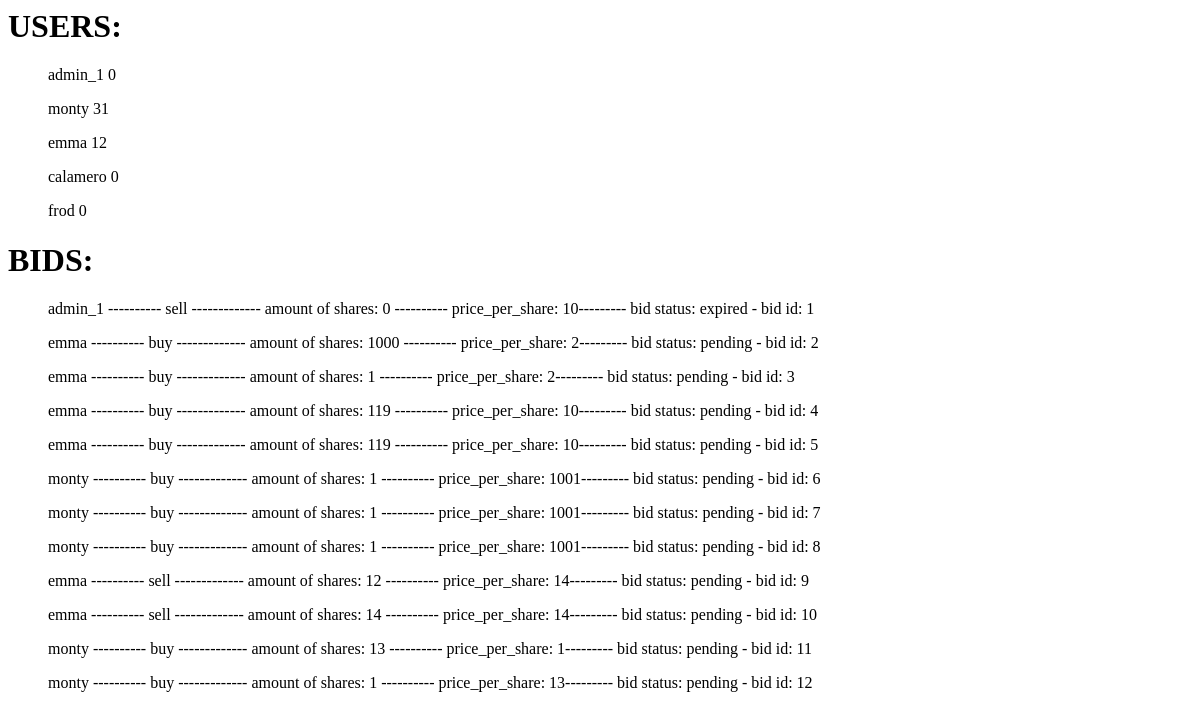
/users_and_bids_tables, run on an earlier commit of the app's database.
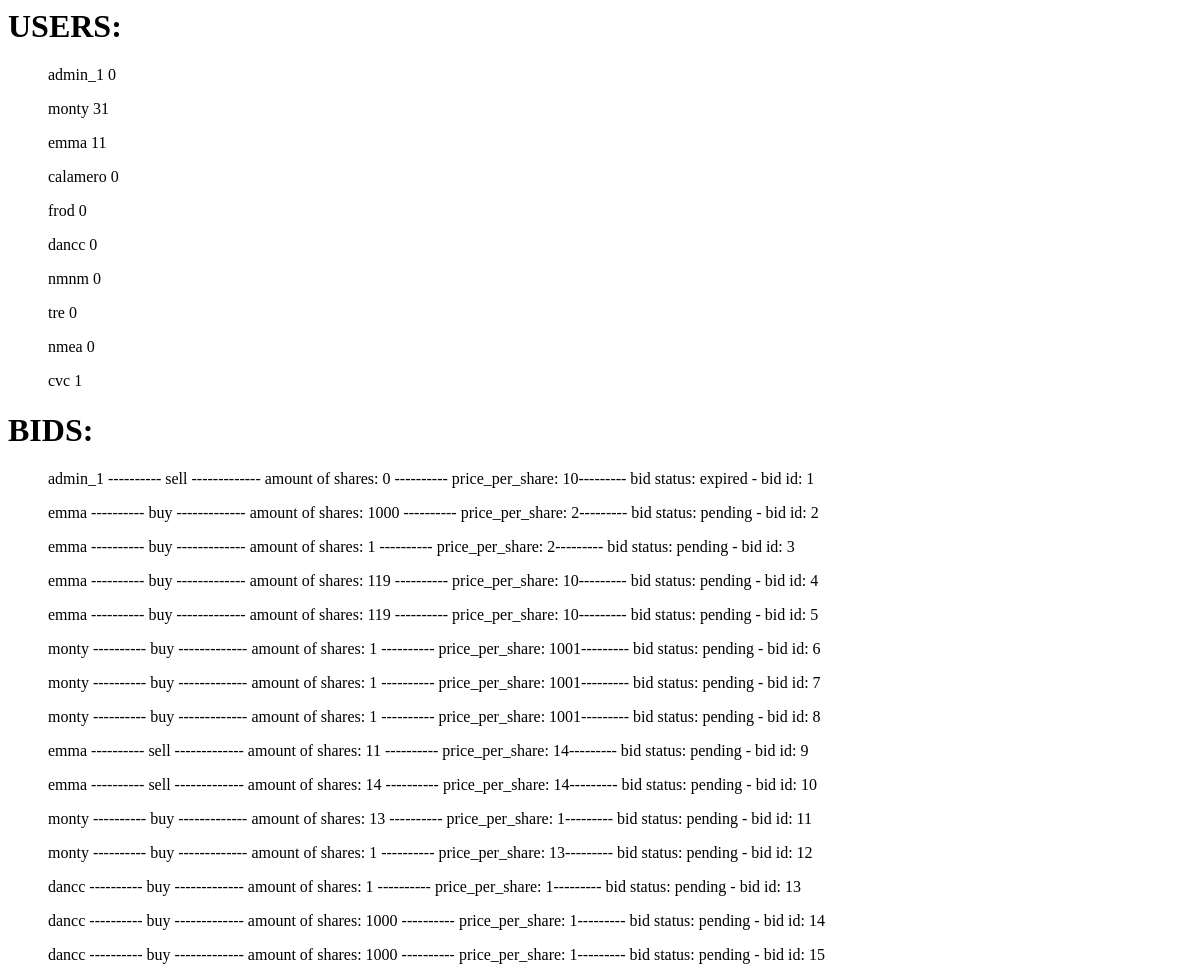
And on a later commit of the database.
### app.py (models this page shows, shortened)
class Users(db.Model):
    id = db.Column(db.Integer, primary_key=True)
    user_name = db.Column(db.String(80), unique=True, nullable=False)
    number_of_shares = db.Column(db.Integer())

class TradeBids(db.Model):
    id = db.Column(db.Integer, primary_key=True)
    bid_type = db.Column(db.String(80), nullable=False)
    price_per_share = db.Column(db.Integer())
    share_amount = db.Column(db.Integer())
    trader_name = db.Column(db.String(80), nullable=False)
    bid_status = db.Column(db.String(80), nullable=False)

### app.py (the view)
@app.route('/users_and_bids_tables')
def users_and_bids_tables():
    users = Users.query.all()
    bids = TradeBids.query.all()
    return render_template('all.html', users=users, bids=bids)

### templates/all.html (shortened to what this page needs)
<html>
<head>
</head>
<body>
<h1>USERS:</h1>
    {% for i in users %}
        <ul>
            {{ i.user_name }}
            {{ i.number_of_shares }}
        </ul>
    {% endfor %}
     <h1>BIDS:</h1>
    {% for i in bids %}
        <ul>
            {{ i.trader_name }} ----------
            {{ i.bid_type }} -------------
            amount of shares: {{ i.share_amount}} ----------
            price_per_share: {{ i.price_per_share }}---------
            bid status: {{ i.bid_status }} -
            bid id: {{ i.id }}
        </ul>
    {% endfor %}
</body>
</html>

What changed in the data, as far as the page shows it:
changed Users "emma": number_of_shares "12" → "11"
added Users: user_name "dancc", number_of_shares "0"
added Users: user_name "nmnm", number_of_shares "0"
added Users: user_name "tre", number_of_shares "0"
added Users: user_name "nmea", number_of_shares "0"
added Users: user_name "cvc", number_of_shares "1"
changed TradeBids id 9: share_amount "12" → "11"
added TradeBids: trader_name "dancc", bid_type "buy", share_amount "1", price_per_share "1", bid_status "pending", id "13"
added TradeBids: trader_name "dancc", bid_type "buy", share_amount "1000", price_per_share "1", bid_status "pending", id "14"
added TradeBids: trader_name "dancc", bid_type "buy", share_amount "1000", price_per_share "1", bid_status "pending", id "15"
